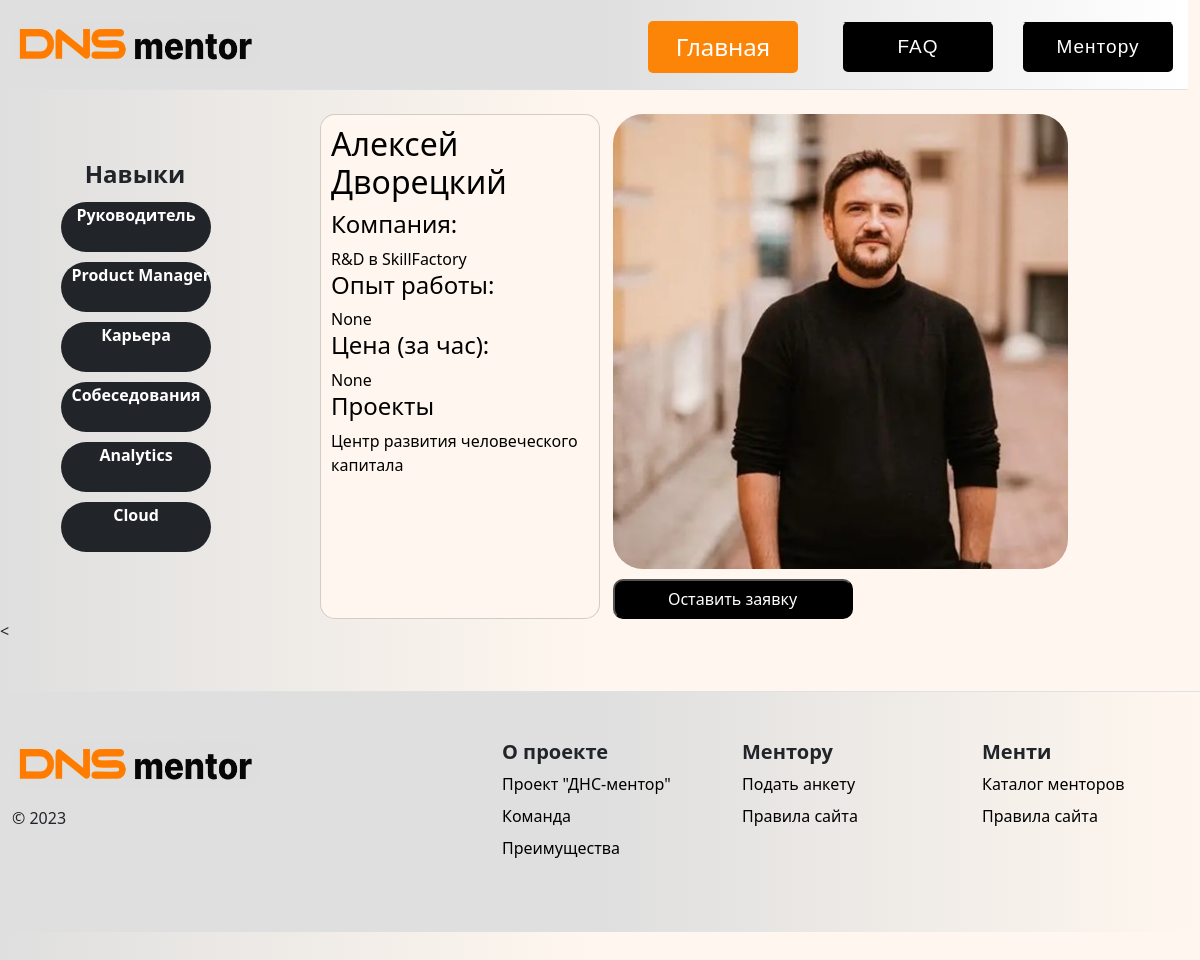
/card/1, run on the app's committed database.
### tables this page shows
CREATE TABLE "anketa" (
	"id"	INTEGER,
	"photo"	BLOB,
	"company_title"	TEXT,
	"telegram"	TEXT,
	"specialization"	TEXT,
	"projects"	TEXT,
	"name"	TEXT,
	"added"	INTEGER,
	"experience"	TEXT,
	"price"	TEXT,
	PRIMARY KEY("id" AUTOINCREMENT)
);

### main.py (the view)
@app.route('/card/<int:id>')
def mentor_profile(id):
    conn = sqlite3.connect('lib1.db')
    cursor = conn.cursor()
    cursor.execute("""SELECT * FROM anketa """)
    mentor = cursor.fetchall()
    lst_mentor = []
    for ment in mentor:
        d = {}
        d["id"] = ment[0]
        d["photo"] = ment[1]
        d["company_title"] = ment[2]
        d["telegram"] = ment[3]
        d["specialization"] = ment[4]
        d["projects"] = ment[5]
        d["name"] = ment[6]
        d["experience"] = ment[8]
        d["price"] = ment[9]
        lst_mentor.append(d)
    lst_mentor_in_katalog = ""
    conn.close()
    for i in range(len(lst_mentor)):
        if lst_mentor[i]["id"] == id:
            lst_mentor_in_katalog = lst_mentor[i]
    return render_template('card_1.html', mentor=lst_mentor_in_katalog)

### templates/card_1.html (shortened to what this page needs)
{% extends 'base.html' %}
{% block body %}
<div class="grid-container">
 <div class="spec">
 <h4>Навыки</h4>
    <ul>
  {%for el in mentor.specialization.replace(", ", ",").split(",")%}
    <a href="#"><span type="hidden" class="badge text-bg-dark rounded-pill">{{el}}</span></a>
  {% endfor %}
    </ul>
</div>
<div class="card">
  <h2>{{mentor.name}}</h2>
  <h4>Компания:</h4>
  {{mentor.company_title}}
  <h4>Опыт работы:</h4> {{mentor.experience}}<br>
  <h4>Цена (за час):</h4> {{mentor.price}}<br>
  <h4>Проекты</h4>
    {{mentor.projects}}
</div>
  <div class="third">
        <img src="{{ url_for('static', filename='img/photos/' + mentor.photo) }}">
      <div class="bot">
        <form action="/menti_request" method="post" id="form-{{ mentor.telegram }}">
              <button type="submit" class="button">Оставить заявку</button>
        </form>
      </div>
  </div>
</div>
    <{% endblock %}

### templates/base.html (shortened to what this page needs)
<!doctype html>
<html lang="en" data-bs-theme="auto">
  <head><script src="../assets/js/color-modes.js"></script>
    <link rel="stylesheet" href="https://cdn.jsdelivr.net/npm/bootstrap@5.2.3/dist/css/bootstrap.min.css">
</head>
  <body>
  <div class="container-fluid">
    <header class="d-flex flex-wrap justify-content-center py-3 mb-4 border-bottom">
      <a href="/" class="d-flex align-items-center mb-3 mb-md-0 me-md-auto link-body-emphasis text-decoration-none">
        <img class="bi me-2" width=250 height="50" src="/static/img/logo5.png">
      </a>
      <div class="nav nav-pills nav-b head">
        <div class="nav-item"><a href="/"  aria-current="page" class="main">Главная</a></div>
          <div class="nav-item faq"><span><a href="/faq" ></a></span></div>
        <div class="nav-item but"><span><a  href="/mentor_anketa" ></a></span></div>
      </div>
    </header>
  </div>
{% block body %}
{% endblock %}
     <div class="container-fluid">
  <footer class="row row-cols-1 row-cols-sm-2 row-cols-md-5 py-5 my-5 border-top">
    <div class="col mb-3">
      <a href="/" class="d-flex align-items-center mb-3 link-body-emphasis text-decoration-none">
        <img class="bi me-2" width=250 height="50" src="/static/img/logo5.png">
      </a>
      <p class="text-body-secondary">&copy; 2023</p>
    </div>
    <div class="col mb-3">
    </div>
    <div class="col mb-3 fot">
        <h5><b>О проекте</b></h5>
      <ul class="nav flex-column">
        <li class="nav-item mb-2"><a href="/o_nas" class="nav-link p-0 text-body-secondary">Проект "ДНС-ментор"</a></li>
        <li class="nav-item mb-2"><a href="/team" class="nav-link p-0 text-body-secondary">Команда</a></li>
        <li class="nav-item mb-2"><a href="/advantages" class="nav-link p-0 text-body-secondary">Преимущества</a></li>
      </ul>
    </div>
    <div class="col mb-3 fot">
      <h5><b>Ментору</b></h5>
      <ul class="nav flex-column">
        <li class="nav-item mb-2"><a href="/mentor_anketa" class="nav-link p-0 text-body-secondary">Подать анкету</a></li>
        <li class="nav-item mb-2"><a href="/rules" class="nav-link p-0 text-body-secondary">Правила сайта</a></li>
      </ul>
    </div>
    <div class="col mb-3 fot" >
      <h5><b>Менти</b></h5>
      <ul class="nav flex-column">
        <li class="nav-item mb-2"><a href="/" class="nav-link p-0 text-body-secondary fot">Каталог менторов</a></li>
        <li class="nav-item mb-2"><a href="/rules" class="nav-link p-0 text-body-secondary">Правила сайта</a></li>
      </ul>
    </div>
  </footer>
</div>
  </body>
</html>

### data on the page
anketa: name "Алексей Дворецкий", company_title "R&D в SkillFactory", projects "Центр развития человеческого капитала", photo (picture)

### other printed values
{{ el }} "Руководитель" "Product Manager" "Карьера" "Собеседования" "Analytics" "Cloud"
{{ mentor.experience }} "None"
{{ mentor.price }} "None"
